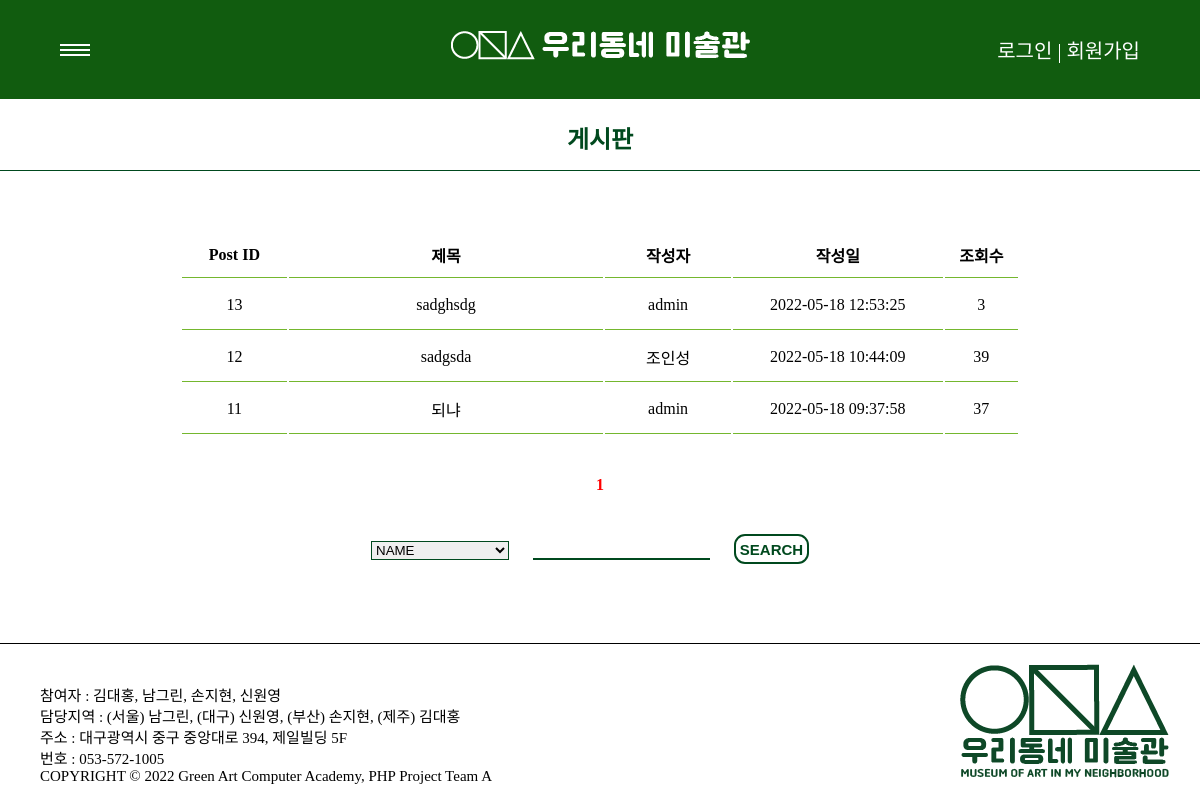
The app's page /board/index.php with its own data.
### tables this page shows
CREATE TABLE IF NOT EXISTS `board_t` (
  `b_id` int(10) unsigned NOT NULL AUTO_INCREMENT,
  `b_ctnt` varchar(1000) DEFAULT NULL,
  `b_date` datetime DEFAULT current_timestamp(),
  `u_id` int(10) unsigned NOT NULL,
  `b_title` varchar(100) DEFAULT NULL,
  `b_count` int(11) DEFAULT 0,
  PRIMARY KEY (`b_id`),
  KEY `u_id` (`u_id`),
  CONSTRAINT `board_t_ibfk_1` FOREIGN KEY (`u_id`) REFERENCES `user_t` (`u_id`)
);

CREATE TABLE IF NOT EXISTS `user_t` (
  `u_id` int(10) unsigned NOT NULL AUTO_INCREMENT,
  `u_nick` varchar(15) NOT NULL,
  `u_pw` varchar(15) NOT NULL,
  `u_mail` varchar(50) NOT NULL,
  `u_date` datetime DEFAULT current_timestamp(),
  PRIMARY KEY (`u_id`),
  UNIQUE KEY `u_nick` (`u_nick`)
);

### db/db_board.php (called while the page is built, shortened)
<?php
function sel_paging_count(&$param)
{
   $row_count = $param["row_count"];
   $sql = "SELECT CEIL(COUNT(b_id) / $row_count) as cnt
            FROM board_t";
   $conn = get_conn();
   $result = mysqli_query($conn, $sql);
   $row = mysqli_fetch_assoc($result);
   return $row["cnt"];
}
function sel_board_list(&$param)
{
   $start_idx = $param['start_idx'];
   $row_count = $param['row_count'];
   $sql =
      "   SELECT B.b_id, B.b_title, B.b_ctnt, B.b_date, B.b_count
             , U.u_nick
          FROM board_t B
         INNER JOIN user_t U
            ON B.u_id = U.u_id
         ORDER BY B.b_id DESC
         LIMIT $start_idx, $row_count
    ";
   $conn = get_conn();
   $result = mysqli_query($conn, $sql);
   return $result;
}

### board/index.php (the view, shortened to what this page needs)
<?php
include_once "../db/db_board.php";
$page = 1;
$row_count = 5;
$param = [
    "row_count" => $row_count,
    "start_idx" => ($page - 1) * $row_count
];
$paging_count = sel_paging_count($param);
$list = sel_board_list($param);
?>
<!DOCTYPE html>
<html lang="en">
<head>
    <link rel="stylesheet" href="../css/main.css">
    <link rel="stylesheet" href="../css/index.css">
</head>
<body>
    <?php include_once "../main/header_1.php" ?>
    <div id="container">
        <main>
            <div class="top">
                <h2>게시판</h2>
            </div>
            <table>
                <thead>
                    <tr>
                        <th width=100>Post ID</th>
                        <th width=300>제목</th>
                        <th width=120>작성자</th>
                        <th width=200>작성일</th>
                        <th width=70>조회수</th>
                    </tr>
                </thead>
                <tbody>
                    <?php foreach ($list as $item) { ?>
                        <tr>
                            <td><?= $item["b_id"] ?></td>
                            <td><a href="detail.php?b_id=<?= $item["b_id"] ?>"><?= $item["b_title"] ?></a></td>
                            <td><?= $item["u_nick"] ?></td>
                            <td><?= $item["b_date"] ?></td>
                            <td><?= $item["b_count"] ?></td>
                        </tr>
                    <?php } ?>
                </tbody>
            </table>
            <div class="pageSelected">
                <?php for ($i = 1; $i <= $paging_count; $i++) { ?>
                    <span class="<?= $i == $page ? "pageSelected" : "" ?>">
                        <a href="index.php?page=<?= $i ?>"><?= $i ?></a>
                    </span>
                <?php } ?>
            </div>
        </main>
        <form action="index.php" method="post">
            <div>
                <select name="search_select">
                    <option value="search_writer">NAME</option>
                </select>
                <div>
                    <input type="text" name="search_input_txt" class="input_box">
                    <input type="submit" value="SEARCH" class="input_btn">
                </div>
            </div>
        </form>
    </div>
    <?php include_once "../main/footer.php" ?>
</body>
</html>

### css/main.css (style rules this page uses)
* { margin: 0; padding: 0; list-style: none; text-decoration: none; box-sizing: border-box; }
html, body { margin: 0 auto; padding: 0; width: 100%; }
body { display: flex; min-height: 100vh; flex-direction: column; }
#container { width: 100%; position: relative; flex-grow: 1; z-index: 1; }

### css/index.css (style rules this page uses)
main { margin-top: 20px; }
.top { text-align: center; color: #00491E; margin-bottom: 50px; padding-bottom: 15px; border-bottom: 1px solid #00491E; font-weight: bolder; }
table { text-align: center; padding: 10px 0px; margin: 0 auto 30px; width: 70%; }
th, td { padding: 10px 0px; border-bottom: 1px solid #74b72e; }
td { height: 50px; }
.input_btn, .no { font-size: 15px; font-weight: bolder; color: #00491E; height: 30px; width: 75px; text-align: center; background-color: white; border: 2px solid #00491E; border-radius: 11px; margin-right: 10px; margin: 20px; }
.pageSelected { font-weight: bold; text-align: center; margin-bottom: 20px; }
.pageSelected > a { color: red; }
form { margin: 0 auto; text-align: center; }
form div div { display: inline-block; }
form select { border: 1px solid #00491E; }
.input_box { border: 0; border-bottom: 2px solid #00491E; margin-left: 20px; }
td a { color: black; }

### css/category.css (style rules this page uses)
a { text-decoration: none; }

### css/header_1.css (style rules this page uses)
html, body { height: 100%; margin: 0; padding: 0; }

### records on screen
board_t: b_id "13", b_title "sadghsdg", u.u_nick "admin", b_date "2022-05-18 12:53:25", b_count "3"
board_t: b_id "12", b_title "sadgsda", u.u_nick "조인성", b_date "2022-05-18 10:44:09", b_count "39"
board_t: b_id "11", b_title "되냐", u.u_nick "admin", b_date "2022-05-18 09:37:58", b_count "37"
